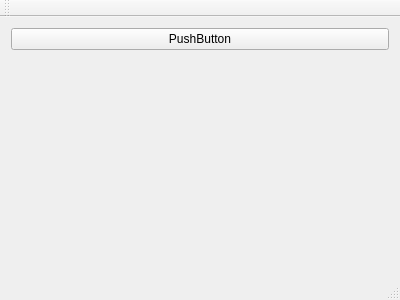
<?xml version="1.0" encoding="UTF-8"?>
<ui version="4.0">
 <class>MainWindow</class>
 <widget class="QMainWindow" name="MainWindow">
  <property name="geometry">
   <rect>
    <x>0</x>
    <y>0</y>
    <width>400</width>
    <height>300</height>
   </rect>
  </property>
  <property name="windowTitle">
   <string>MainWindow</string>
  </property>
  <widget class="QWidget" name="centralWidget">
   <layout class="QVBoxLayout" name="verticalLayout">
    <item>
     <widget class="QPushButton" name="pushButton">
      <property name="text">
       <string>PushButton</string>
      </property>
     </widget>
    </item>
    <item>
     <widget class="QWidget" name="widgetCanvasPlaceholder" native="true"/>
    </item>
   </layout>
  </widget>
  <widget class="QMenuBar" name="menuBar">
   <property name="geometry">
    <rect>
     <x>0</x>
     <y>0</y>
     <width>400</width>
     <height>20</height>
    </rect>
   </property>
  </widget>
  <widget class="QToolBar" name="mainToolBar">
   <attribute name="toolBarArea">
    <enum>TopToolBarArea</enum>
   </attribute>
   <attribute name="toolBarBreak">
    <bool>false</bool>
   </attribute>
  </widget>
  <widget class="QStatusBar" name="statusBar"/>
 </widget>
 <layoutdefault spacing="6" margin="11"/>
 <resources/>
 <connections/>
</ui>
